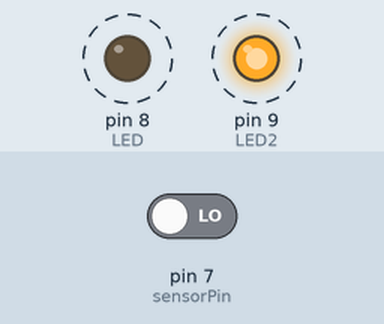
This sketch was run on a simulated Arduino Uno, built with avr-gcc and run on an emulated ATmega328P. Parts: output pins drawn as LEDs (lit = HIGH). Dashed ring = blinking. The inputs (shaded band) are chosen by the test bench; at power-on: pin 7 (sensorPin) LOW.

Above: at 1.3 s.
1.7 s: pin 7 (sensorPin) driven HIGH
At 1.9 s:
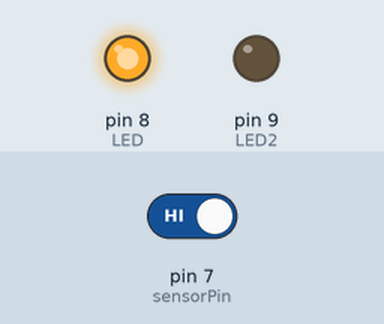
At 2.9 s:
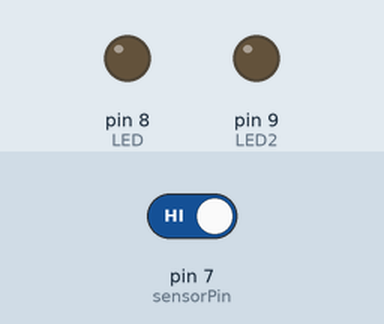
3.5 s: pin 7 (sensorPin) driven LOW
At 3.7 s:
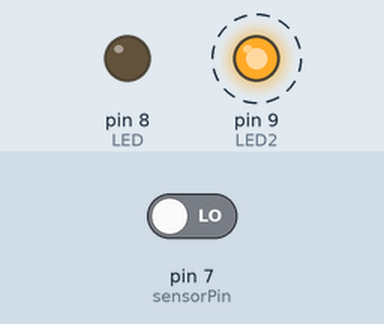
Timing chart, 0 to 12.5 s (numbered marks = the images above; inputs shaded):
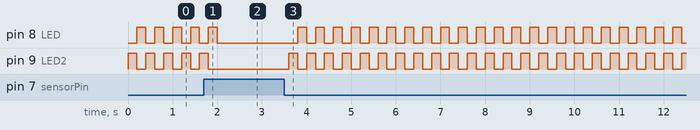

The sketch:

proximity.ino
```cpp
int LED=8;
int sensorPin=7;
int LED2=9;


void setup() {
  // put your setup code here, to run once:
  pinMode(LED,OUTPUT);
  pinMode(LED2,OUTPUT);
  pinMode(sensorPin,INPUT);

}

void loop() {
  // put your main code here, to run repeatedly:
  int value = digitalRead(sensorPin);
  if (value == 1)
  {
    digitalWrite(LED,LOW);
    digitalWrite(LED2,LOW);


  }
  else
  {

    digitalWrite(LED,LOW);
    digitalWrite(LED2,HIGH);
    delay(200);
    digitalWrite(LED,HIGH);
    digitalWrite(LED2,LOW);
  }
  delay(200);


}
```

Measured:
- after the input at 1.7 s, pin 8 (LED): goes on until 2.0 s, then stays LOW; pin 9 (LED2): goes on until 1.8 s, then stays LOW
- after the input at 3.5 s, pin 8 (LED): alternates HIGH for 0.20 s and LOW for 0.20 s, starting after 0.30 s; pin 9 (LED2): alternates HIGH for 0.20 s and LOW for 0.20 s, starting after 0.10 s
- by itself, pin 8 (LED), pin 9 (LED2): alternates HIGH for 0.20 s and LOW for 0.20 s
